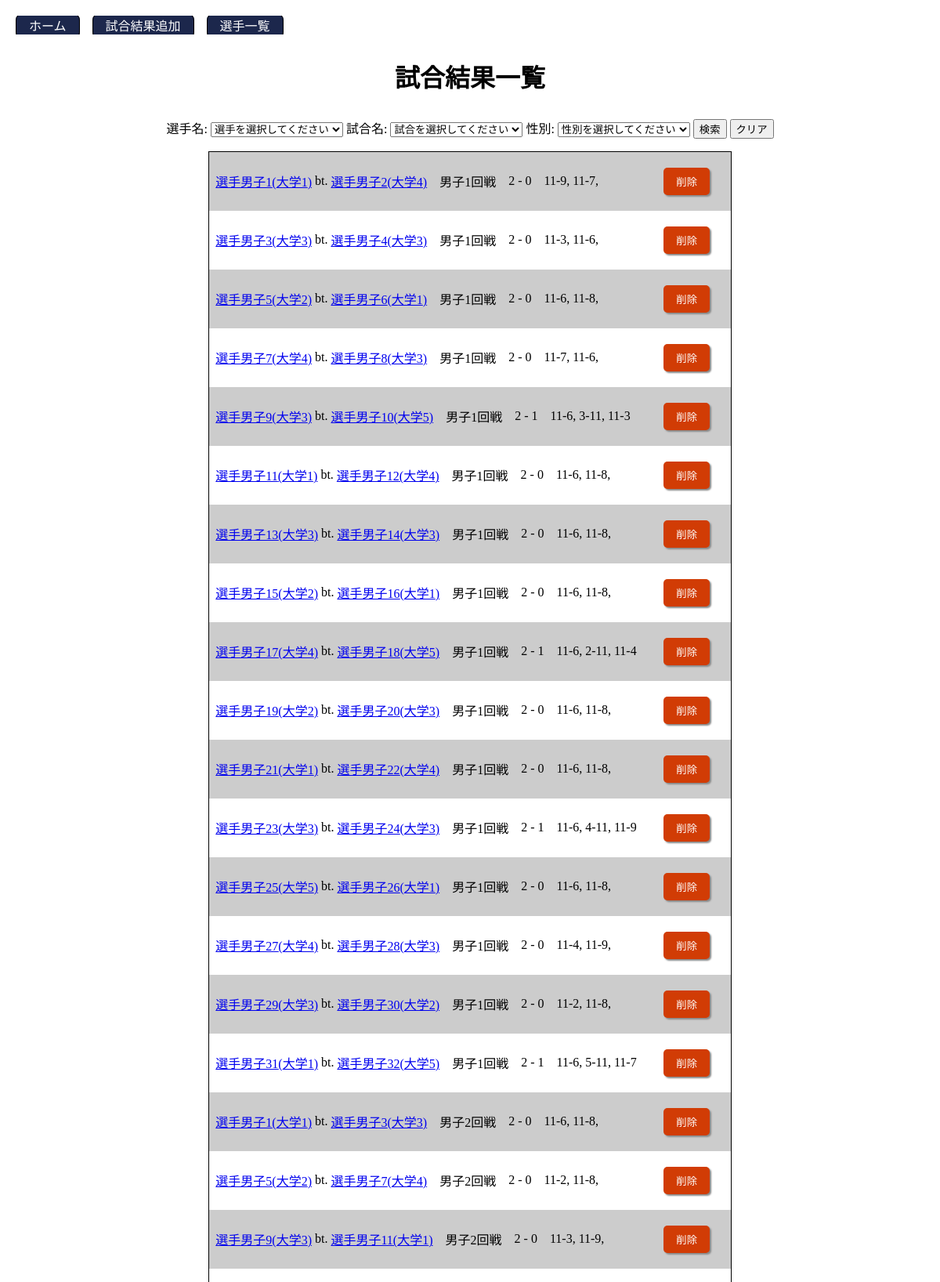
Screenshot of /matches (upper part) with the database file from the repository.
### tables this page shows
CREATE TABLE match_results (
    id INTEGER PRIMARY KEY AUTOINCREMENT,
    winner_game_count INTEGER NOT NULL,
    loser_game_count INTEGER NOT NULL,
    winner_game1_score INTEGER NOT NULL,
    winner_game2_score INTEGER NOT NULL,
    winner_game3_score INTEGER,
    loser_game1_score INTEGER NOT NULL,
    loser_game2_score INTEGER NOT NULL,
    loser_game3_score INTEGER,
    winner_id INTEGER NOT NULL,
    loser_id INTEGER NOT NULL,
    match_meta_id INTEGER NOT NULL,
    FOREIGN KEY (winner_id) REFERENCES players(id),
    FOREIGN KEY (loser_id) REFERENCES players(id),
    FOREIGN KEY (match_meta_id) REFERENCES match_metas(id)
);

CREATE TABLE players (
    id INTEGER PRIMARY KEY AUTOINCREMENT,
    name VARCHAR(255) NOT NULL,
    grade INTEGER NOT NULL,
    sex VARCHAR(8) CHECK(sex IN ('男子', '女子')) NOT NULL,
    university_id INTEGER NOT NULL,
    FOREIGN KEY (university_id) REFERENCES universities(id)
);

CREATE TABLE universities (
    id INTEGER PRIMARY KEY AUTOINCREMENT,
    name VARCHAR(255) NOT NULL
);

CREATE TABLE match_metas (
    id INTEGER PRIMARY KEY AUTOINCREMENT,
    name VARCHAR(255) NOT NULL,
    sex VARCHAR(8) CHECK(sex IN ('男子', '女子')) NOT NULL
);

### app.py (the view)
@app.route('/matches')
def matches() -> str:
    return matches_controller.index()

### app.py (called while the page is built)
@app.teardown_appcontext
def close_connection(exception: Optional[BaseException]) -> None:
    close_db_connection()

### database/util.py (called while the page is built)
def get_db() -> sqlite3.Connection:
    db = getattr(g, '_database', None)
    if db is None:
        db = g._database = sqlite3.connect(DATABASE)
        db.row_factory = sqlite3.Row  # カラム名でアクセスできるよう設定変更
    return db

def close_db_connection() -> None:
    db = getattr(g, '_database', None)
    if db is not None:
        db.close()

### templates/matches.html (shortened to what this page needs)
<html>
  <head>
  </head>
  <body>
    <header>
      <nav>
        <ul>
          <li><a href="{{url_for('index')}}">ホーム</a></li>
          <li><a href="{{url_for('add_match')}}">試合結果追加</a></li>
          <li><a href="{{url_for('players')}}">選手一覧</a></li>
        </ul>
      </nav>
    </header>
    <h1>試合結果一覧</h1>
    <form action="{{url_for('filter_matches')}}" method="POST">
      <label for="player_id">選手名:</label>
      <select name="player_id">
        <option value="0">選手を選択してください</option>
      </select>
      <label for="match_meta_id">試合名:</label>
      <select name="match_meta_id">
        <option value="0">試合を選択してください</option>
      </select>
      <label for="sex">性別:</label>
      <select name="sex">
        <option value="0">性別を選択してください</option>
      </select>
      <button type="submit">検索</button>
      <button type="button" onclick="clearFilter()">クリア</button>
    </form>
    <div id="wrapper">
      {% for match in matches %}
      <div>
        <span>
          <span>
            <a href="{{url_for('player', id=match.winner_id)}}"
              >{{ match.winner_name }}({{match.winner_univ_name}})</a
            >
            &nbsp;bt.&nbsp;
            <a href="{{url_for('player', id=match.loser_id)}}"
              >{{ match.loser_name}}({{match.loser_univ_name}})</a
            >
          </span>
          <span> {{match.sex}}{{match.match_name}} </span>
          <span
            >{{ match.winner_game_count }} - {{match.loser_game_count}}</span
          >
          <span
            >{{match.winner_game1_score}}-{{match.loser_game1_score}},
            {{match.winner_game2_score}}-{{match.loser_game2_score}}, {%if
            match.winner_game_count + match.loser_game_count == 3 %}
            {{match.winner_game3_score}}-{{match.loser_game3_score}} {% endif %}
          </span>
        </span>
        <span>
          <form
            action="{{url_for('delete_match_execute', id=match.id)}}"
            method="post"
            onsubmit="return confirm('削除しますか？');"
          >
            <button id="delete">削除</button>
          </form>
        </span>
      </div>
      {% endfor %}
    </div>
  </body>
</html>

### templates/matches.html (style rules this page uses)
body { width: calc(100dvw - var(--scrollbar)); margin: 0; padding: 20px; box-sizing: border-box; }
h1 { display: flex; height: 4rem; justify-content: center; align-items: center; }
form { width: fit-content; margin: 1rem auto; }

### rows the page displays
match_results: winner_name "選手男子1", winner_univ_name "大学1", loser_name "選手男子2", loser_univ_name "大学4", sex "男子", match_name "1回戦", winner_game_count "2", loser_game_count "0", winner_game1_score "11", loser_game1_score "9", winner_game2_score "11", loser_game2_score "7"
match_results: winner_name "選手男子3", winner_univ_name "大学3", loser_name "選手男子4", loser_univ_name "大学3", sex "男子", match_name "1回戦", winner_game_count "2", loser_game_count "0", winner_game1_score "11", loser_game1_score "3", winner_game2_score "11", loser_game2_score "6"
match_results: winner_name "選手男子5", winner_univ_name "大学2", loser_name "選手男子6", loser_univ_name "大学1", sex "男子", match_name "1回戦", winner_game_count "2", loser_game_count "0", winner_game1_score "11", loser_game1_score "6", winner_game2_score "11", loser_game2_score "8"
match_results: winner_name "選手男子7", winner_univ_name "大学4", loser_name "選手男子8", loser_univ_name "大学3", sex "男子", match_name "1回戦", winner_game_count "2", loser_game_count "0", winner_game1_score "11", loser_game1_score "7", winner_game2_score "11", loser_game2_score "6"
match_results: winner_name "選手男子9", winner_univ_name "大学3", loser_name "選手男子10", loser_univ_name "大学5", sex "男子", match_name "1回戦", winner_game_count "2", loser_game_count "1", winner_game1_score "11", loser_game1_score "6", winner_game2_score "3", loser_game2_score "11", winner_game3_score "11", loser_game3_score "3"
match_results: winner_name "選手男子11", winner_univ_name "大学1", loser_name "選手男子12", loser_univ_name "大学4", sex "男子", match_name "1回戦", winner_game_count "2", loser_game_count "0", winner_game1_score "11", loser_game1_score "6", winner_game2_score "11", loser_game2_score "8"
match_results: winner_name "選手男子13", winner_univ_name "大学3", loser_name "選手男子14", loser_univ_name "大学3", sex "男子", match_name "1回戦", winner_game_count "2", loser_game_count "0", winner_game1_score "11", loser_game1_score "6", winner_game2_score "11", loser_game2_score "8"
match_results: winner_name "選手男子15", winner_univ_name "大学2", loser_name "選手男子16", loser_univ_name "大学1", sex "男子", match_name "1回戦", winner_game_count "2", loser_game_count "0", winner_game1_score "11", loser_game1_score "6", winner_game2_score "11", loser_game2_score "8"
match_results: winner_name "選手男子17", winner_univ_name "大学4", loser_name "選手男子18", loser_univ_name "大学5", sex "男子", match_name "1回戦", winner_game_count "2", loser_game_count "1", winner_game1_score "11", loser_game1_score "6", winner_game2_score "2", loser_game2_score "11", winner_game3_score "11", loser_game3_score "4"
match_results: winner_name "選手男子19", winner_univ_name "大学2", loser_name "選手男子20", loser_univ_name "大学3", sex "男子", match_name "1回戦", winner_game_count "2", loser_game_count "0", winner_game1_score "11", loser_game1_score "6", winner_game2_score "11", loser_game2_score "8"
match_results: winner_name "選手男子21", winner_univ_name "大学1", loser_name "選手男子22", loser_univ_name "大学4", sex "男子", match_name "1回戦", winner_game_count "2", loser_game_count "0", winner_game1_score "11", loser_game1_score "6", winner_game2_score "11", loser_game2_score "8"
match_results: winner_name "選手男子23", winner_univ_name "大学3", loser_name "選手男子24", loser_univ_name "大学3", sex "男子", match_name "1回戦", winner_game_count "2", loser_game_count "1", winner_game1_score "11", loser_game1_score "6", winner_game2_score "4", loser_game2_score "11", winner_game3_score "11", loser_game3_score "9"
match_results: winner_name "選手男子25", winner_univ_name "大学5", loser_name "選手男子26", loser_univ_name "大学1", sex "男子", match_name "1回戦", winner_game_count "2", loser_game_count "0", winner_game1_score "11", loser_game1_score "6", winner_game2_score "11", loser_game2_score "8"
match_results: winner_name "選手男子27", winner_univ_name "大学4", loser_name "選手男子28", loser_univ_name "大学3", sex "男子", match_name "1回戦", winner_game_count "2", loser_game_count "0", winner_game1_score "11", loser_game1_score "4", winner_game2_score "11", loser_game2_score "9"
match_results: winner_name "選手男子29", winner_univ_name "大学3", loser_name "選手男子30", loser_univ_name "大学2", sex "男子", match_name "1回戦", winner_game_count "2", loser_game_count "0", winner_game1_score "11", loser_game1_score "2", winner_game2_score "11", loser_game2_score "8"
match_results: winner_name "選手男子31", winner_univ_name "大学1", loser_name "選手男子32", loser_univ_name "大学5", sex "男子", match_name "1回戦", winner_game_count "2", loser_game_count "1", winner_game1_score "11", loser_game1_score "6", winner_game2_score "5", loser_game2_score "11", winner_game3_score "11", loser_game3_score "7"
match_results: winner_name "選手男子1", winner_univ_name "大学1", loser_name "選手男子3", loser_univ_name "大学3", sex "男子", match_name "2回戦", winner_game_count "2", loser_game_count "0", winner_game1_score "11", loser_game1_score "6", winner_game2_score "11", loser_game2_score "8"
match_results: winner_name "選手男子5", winner_univ_name "大学2", loser_name "選手男子7", loser_univ_name "大学4", sex "男子", match_name "2回戦", winner_game_count "2", loser_game_count "0", winner_game1_score "11", loser_game1_score "2", winner_game2_score "11", loser_game2_score "8"
match_results: winner_name "選手男子9", winner_univ_name "大学3", loser_name "選手男子11", loser_univ_name "大学1", sex "男子", match_name "2回戦", winner_game_count "2", loser_game_count "0", winner_game1_score "11", loser_game1_score "3", winner_game2_score "11", loser_game2_score "9"
